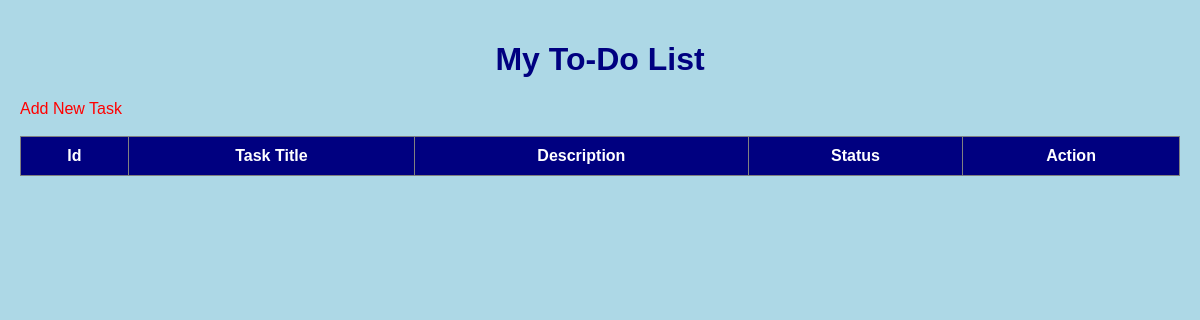
Before: / with the older database file.
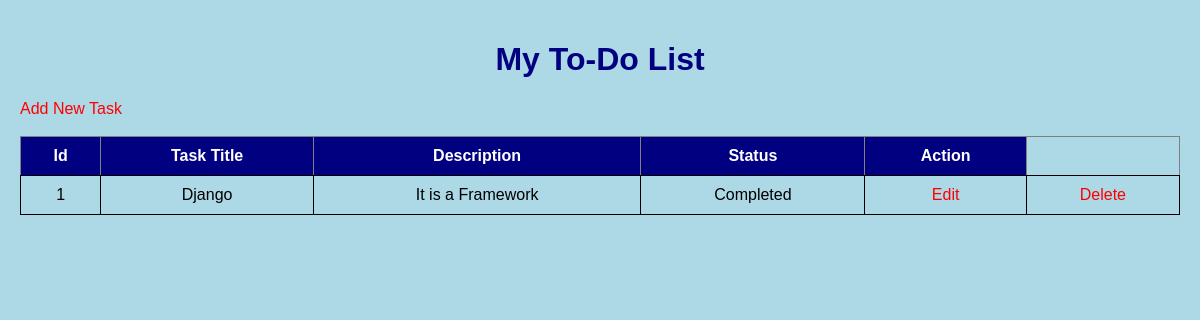
After: the same page with the newer database file.
### todo_app/models.py (models this page shows)
class Todo(models.Model):
    tasktitle = models.CharField(max_length=100)
    taskdesc = models.TextField()
    status = models.CharField(max_length=20)

### todo_app/views.py (the view)
# urls.py: 2. Add a URL to urlpatterns:  path('', views.home, name='home')
def home(request):
    todo = Todo.objects.all()
    return render(request, 'index.html', {"todo": todo})

### todo_app/templates/index.html (shortened to what this page needs)
<!DOCTYPE html>
<html lang="en">
<head>
    {% load static %}
    <link rel="stylesheet" href="{% static 'style.css' %}">
</head>
<body id="body">
    <h1>My To-Do List</h1>
    <a href="/addtask/" style="color:red">Add New Task</a><br>
    <br>
</body>
<table border="1" id="tabl">
        <tr>
            <th>Id</th>
            <th>Task Title</th>
            <th>Description</th>
            <th>Status</th>
            <th>Action</th>
        </tr>
        {% for i in todo %}
        <tr>
            <td>{{i.id}}</td>
            <td>{{i.tasktitle}}</td>
            <td>{{i.taskdesc}}</td>
            <td>{{i.status}}</td>
            <td>
                <a href="/edit_todo/{{ i.id }}/">Edit</a>
            </td>
            <td>
                <a href="/delete_todo/{{ i.id }}/">Delete</a>
            </td>
        </tr>
        {% endfor %}
    </table>
</html>

### todo_app/static/style.css (style rules this page uses)
body { background-color: lightblue; font-family: Arial, sans-serif; margin: 0; padding: 20px; }
h1 { color: navy; text-align: center; }
a { text-decoration: none; color: red; }
#tabl { width: 100%; border-collapse: collapse; }
#tabl th { background-color: navy; color: white; padding: 10px; }
#tabl td { padding: 10px; text-align: center; border: 1px solid black; }

Changed rows visible on the page:
added Todo: id "1", tasktitle "Django", taskdesc "It is a Framework", status "Completed"
